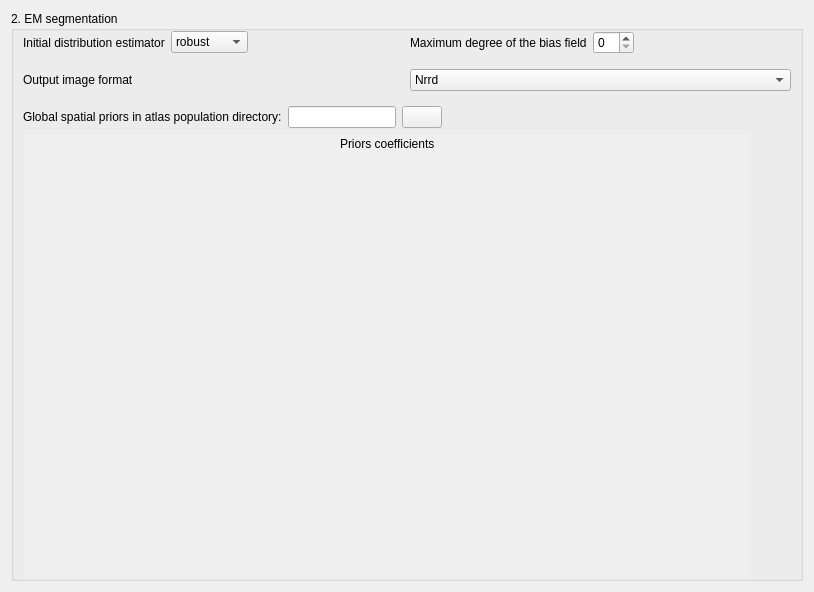
<?xml version="1.0" encoding="UTF-8"?>
<ui version="4.0">
 <class>ABCParameters</class>
 <widget class="QWidget" name="ABCParameters">
  <property name="geometry">
   <rect>
    <x>0</x>
    <y>0</y>
    <width>814</width>
    <height>592</height>
   </rect>
  </property>
  <property name="windowTitle">
   <string>Form</string>
  </property>
  <layout class="QVBoxLayout" name="verticalLayout_2">
   <item>
    <widget class="QFrame" name="frame">
     <property name="frameShape">
      <enum>QFrame::NoFrame</enum>
     </property>
     <property name="frameShadow">
      <enum>QFrame::Plain</enum>
     </property>
     <layout class="QVBoxLayout" name="verticalLayout">
      <property name="margin">
       <number>0</number>
      </property>
      <item>
       <widget class="QGroupBox" name="groupBox_2">
        <property name="title">
         <string>2. EM segmentation</string>
        </property>
        <layout class="QVBoxLayout" name="verticalLayout_12">
         <property name="margin">
          <number>0</number>
         </property>
         <item>
          <widget class="QWidget" name="widget_14" native="true">
           <layout class="QHBoxLayout" name="horizontalLayout_27">
            <property name="topMargin">
             <number>0</number>
            </property>
            <property name="bottomMargin">
             <number>0</number>
            </property>
            <item>
             <widget class="QWidget" name="widget_30" native="true">
              <layout class="QHBoxLayout" name="horizontalLayout_26">
               <property name="margin">
                <number>0</number>
               </property>
               <item>
                <widget class="QLabel" name="label_13">
                 <property name="text">
                  <string>Initial distribution estimator</string>
                 </property>
                </widget>
               </item>
               <item>
                <widget class="QComboBox" name="initialDistributionEstimatorCombo">
                 <item>
                  <property name="text">
                   <string>robust</string>
                  </property>
                 </item>
                 <item>
                  <property name="text">
                   <string>standard</string>
                  </property>
                 </item>
                </widget>
               </item>
               <item>
                <spacer name="horizontalSpacer_6">
                 <property name="orientation">
                  <enum>Qt::Horizontal</enum>
                 </property>
                 <property name="sizeHint" stdset="0">
                  <size>
                   <width>40</width>
                   <height>20</height>
                  </size>
                 </property>
                </spacer>
               </item>
              </layout>
             </widget>
            </item>
            <item>
             <widget class="QWidget" name="widget_31" native="true">
              <layout class="QHBoxLayout" name="horizontalLayout_28">
               <property name="margin">
                <number>0</number>
               </property>
               <item>
                <widget class="QLabel" name="label_10">
                 <property name="text">
                  <string>Maximum degree of the bias field</string>
                 </property>
                </widget>
               </item>
               <item>
                <widget class="QSpinBox" name="maxDegree_spinBox">
                 <property name="value">
                  <number>0</number>
                 </property>
                </widget>
               </item>
               <item>
                <spacer name="horizontalSpacer_25">
                 <property name="orientation">
                  <enum>Qt::Horizontal</enum>
                 </property>
                 <property name="sizeHint" stdset="0">
                  <size>
                   <width>40</width>
                   <height>20</height>
                  </size>
                 </property>
                </spacer>
               </item>
              </layout>
             </widget>
            </item>
           </layout>
          </widget>
         </item>
         <item>
          <widget class="QWidget" name="widget" native="true">
           <layout class="QHBoxLayout" name="horizontalLayout_5">
            <item>
             <widget class="QLabel" name="label_3">
              <property name="text">
               <string>Output image format</string>
              </property>
             </widget>
            </item>
            <item>
             <widget class="QComboBox" name="comboBoxOutputImageFormat">
              <item>
               <property name="text">
                <string>Nrrd</string>
               </property>
              </item>
              <item>
               <property name="text">
                <string>Analyze</string>
               </property>
              </item>
              <item>
               <property name="text">
                <string>GIPL</string>
               </property>
              </item>
              <item>
               <property name="text">
                <string>Meta</string>
               </property>
              </item>
             </widget>
            </item>
           </layout>
          </widget>
         </item>
         <item>
          <widget class="QWidget" name="widget_17" native="true">
           <layout class="QGridLayout" name="gridLayout_5">
            <property name="topMargin">
             <number>0</number>
            </property>
            <property name="bottomMargin">
             <number>0</number>
            </property>
            <item row="2" column="3">
             <layout class="QHBoxLayout" name="horizontalLayout_2">
              <item>
               <widget class="QLabel" name="label_8">
                <property name="frameShape">
                 <enum>QFrame::NoFrame</enum>
                </property>
                <property name="lineWidth">
                 <number>0</number>
                </property>
                <property name="text">
                 <string>Global spatial priors in atlas population directory:</string>
                </property>
               </widget>
              </item>
              <item>
               <widget class="QLineEdit" name="lineEditNbPriors">
                <property name="sizePolicy">
                 <sizepolicy hsizetype="Minimum" vsizetype="Fixed">
                  <horstretch>0</horstretch>
                  <verstretch>0</verstretch>
                 </sizepolicy>
                </property>
                <property name="minimumSize">
                 <size>
                  <width>20</width>
                  <height>10</height>
                 </size>
                </property>
                <property name="readOnly">
                 <bool>true</bool>
                </property>
               </widget>
              </item>
              <item>
               <widget class="QPushButton" name="pushButtonRefreshPriors">
                <property name="toolTip">
                 <string>Refresh the number of labels found in the ATLAS 'seg' files</string>
                </property>
                <property name="text">
                 <string/>
                </property>
                <property name="icon">
                 <iconset resource="resources.qrc">
                  <normaloff>:/icons/icons/refresh.png</normaloff>:/icons/icons/refresh.png</iconset>
                </property>
               </widget>
              </item>
              <item>
               <spacer name="horizontalSpacer">
                <property name="orientation">
                 <enum>Qt::Horizontal</enum>
                </property>
                <property name="sizeHint" stdset="0">
                 <size>
                  <width>40</width>
                  <height>20</height>
                 </size>
                </property>
               </spacer>
              </item>
             </layout>
            </item>
            <item row="3" column="4">
             <spacer name="horizontalSpacer_5">
              <property name="orientation">
               <enum>Qt::Horizontal</enum>
              </property>
              <property name="sizeType">
               <enum>QSizePolicy::Preferred</enum>
              </property>
              <property name="sizeHint" stdset="0">
               <size>
                <width>40</width>
                <height>20</height>
               </size>
              </property>
             </spacer>
            </item>
            <item row="3" column="3">
             <widget class="QScrollArea" name="scrollArea">
              <property name="frameShape">
               <enum>QFrame::NoFrame</enum>
              </property>
              <property name="frameShadow">
               <enum>QFrame::Plain</enum>
              </property>
              <property name="lineWidth">
               <number>0</number>
              </property>
              <property name="widgetResizable">
               <bool>true</bool>
              </property>
              <widget class="QWidget" name="scrollAreaWidgetContents">
               <property name="geometry">
                <rect>
                 <x>0</x>
                 <y>0</y>
                 <width>724</width>
                 <height>430</height>
                </rect>
               </property>
               <layout class="QHBoxLayout" name="horizontalLayout">
                <property name="spacing">
                 <number>0</number>
                </property>
                <property name="margin">
                 <number>0</number>
                </property>
                <item>
                 <layout class="QVBoxLayout" name="scrollAreaLayout">
                  <property name="spacing">
                   <number>3</number>
                  </property>
                  <property name="leftMargin">
                   <number>9</number>
                  </property>
                  <property name="topMargin">
                   <number>0</number>
                  </property>
                  <property name="rightMargin">
                   <number>9</number>
                  </property>
                  <item>
                   <widget class="QFrame" name="frame_3">
                    <property name="frameShape">
                     <enum>QFrame::NoFrame</enum>
                    </property>
                    <property name="frameShadow">
                     <enum>QFrame::Plain</enum>
                    </property>
                    <layout class="QVBoxLayout" name="verticalLayout_4">
                     <property name="margin">
                      <number>0</number>
                     </property>
                     <item>
                      <layout class="QHBoxLayout" name="horizontalLayout_4">
                       <item>
                        <spacer name="horizontalSpacer_2">
                         <property name="orientation">
                          <enum>Qt::Horizontal</enum>
                         </property>
                         <property name="sizeHint" stdset="0">
                          <size>
                           <width>40</width>
                           <height>20</height>
                          </size>
                         </property>
                        </spacer>
                       </item>
                       <item>
                        <widget class="QLabel" name="label_2">
                         <property name="text">
                          <string>Priors coefficients</string>
                         </property>
                        </widget>
                       </item>
                       <item>
                        <spacer name="horizontalSpacer_3">
                         <property name="orientation">
                          <enum>Qt::Horizontal</enum>
                         </property>
                         <property name="sizeHint" stdset="0">
                          <size>
                           <width>40</width>
                           <height>20</height>
                          </size>
                         </property>
                        </spacer>
                       </item>
                      </layout>
                     </item>
                     <item>
                      <layout class="QVBoxLayout" name="nbPriorLayout">
                       <property name="leftMargin">
                        <number>0</number>
                       </property>
                       <property name="topMargin">
                        <number>0</number>
                       </property>
                       <property name="rightMargin">
                        <number>0</number>
                       </property>
                      </layout>
                     </item>
                     <item>
                      <spacer name="verticalSpacer">
                       <property name="orientation">
                        <enum>Qt::Vertical</enum>
                       </property>
                       <property name="sizeHint" stdset="0">
                        <size>
                         <width>20</width>
                         <height>93</height>
                        </size>
                       </property>
                      </spacer>
                     </item>
                    </layout>
                   </widget>
                  </item>
                 </layout>
                </item>
               </layout>
              </widget>
             </widget>
            </item>
           </layout>
          </widget>
         </item>
        </layout>
       </widget>
      </item>
     </layout>
    </widget>
   </item>
  </layout>
 </widget>
 <resources>
  <include location="resources.qrc"/>
 </resources>
 <connections/>
</ui>
